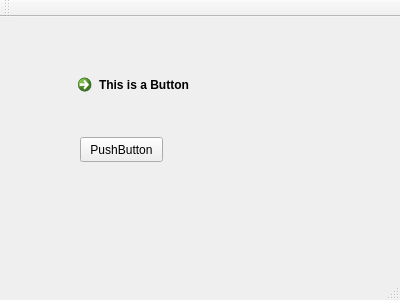
<?xml version="1.0" encoding="UTF-8"?>
<ui version="4.0">
 <class>MainWindow</class>
 <widget class="QMainWindow" name="MainWindow">
  <property name="geometry">
   <rect>
    <x>0</x>
    <y>0</y>
    <width>400</width>
    <height>300</height>
   </rect>
  </property>
  <property name="windowTitle">
   <string>MainWindow</string>
  </property>
  <widget class="QWidget" name="centralWidget">
   <widget class="QCommandLinkButton" name="commandLinkButton">
    <property name="geometry">
     <rect>
      <x>70</x>
      <y>50</y>
      <width>171</width>
      <height>41</height>
     </rect>
    </property>
    <property name="text">
     <string>This is a Button</string>
    </property>
   </widget>
   <widget class="QPushButton" name="pushButton">
    <property name="geometry">
     <rect>
      <x>80</x>
      <y>120</y>
      <width>83</width>
      <height>25</height>
     </rect>
    </property>
    <property name="text">
     <string>PushButton</string>
    </property>
   </widget>
  </widget>
  <widget class="QMenuBar" name="menuBar">
   <property name="geometry">
    <rect>
     <x>0</x>
     <y>0</y>
     <width>400</width>
     <height>22</height>
    </rect>
   </property>
  </widget>
  <widget class="QToolBar" name="mainToolBar">
   <attribute name="toolBarArea">
    <enum>TopToolBarArea</enum>
   </attribute>
   <attribute name="toolBarBreak">
    <bool>false</bool>
   </attribute>
  </widget>
  <widget class="QStatusBar" name="statusBar"/>
 </widget>
 <layoutdefault spacing="6" margin="11"/>
 <resources/>
 <connections/>
</ui>
